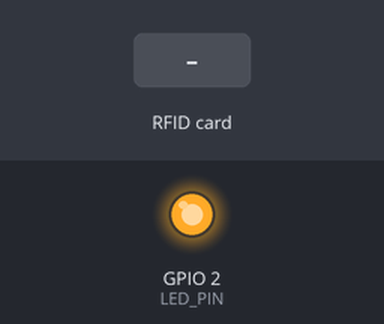
The sketch below on a simulated ESP8266 (Wemos D1 mini). Shown: output pins drawn as LEDs (lit = HIGH). The inputs (shaded band) are chosen by the test bench. WiFi joins after 1.5 s; servers stay silent unless stated; uploads are accepted with an empty reply; what the sketch prints to the serial monitor is not drawn.

Above: at 3.1 s.
3.2 s: RFID card 5E 7A 19 C4 held to the reader
At 3.6 s:
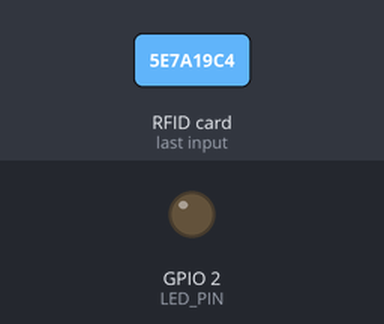
Timing chart, 0 to 6.2 s (numbered marks = the images above; inputs shaded):
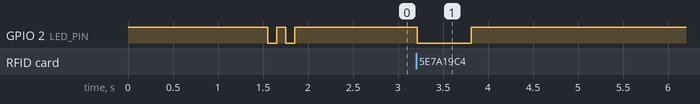

Measured:
- after the input at 3.2 s, GPIO 2 (LED_PIN): HIGH → LOW at once, → HIGH 0.60 s later

The sketch:

esp8266_rfid.ino
```cpp
/*
 * AttendEase — ESP8266 + RC522 RFID Reader
 * ─────────────────────────────────────────
 * Reads a card, POSTs the UID to the backend, blinks LED for feedback.
 *
 * Wiring (NodeMCU / Wemos D1 mini -> RC522):
 *   D8 (GPIO15) -> SDA/SS
 *   D5 (GPIO14) -> SCK
 *   D7 (GPIO13) -> MOSI
 *   D6 (GPIO12) -> MISO
 *   D3 (GPIO0)  -> RST
 *   3V3         -> 3.3V   (NOT 5V — RC522 is 3.3V only)
 *   GND         -> GND
 *
 * Libraries (Arduino IDE -> Library Manager):
 *   - "MFRC522" by GithubCommunity
 *   - ESP8266 board package (Boards Manager URL:
 *     http://arduino.esp8266.com/stable/package_esp8266com_index.json)
 */

#include <ESP8266WiFi.h>
#include <ESP8266HTTPClient.h>
#include <WiFiClientSecure.h>
#include <SPI.h>
#include <MFRC522.h>

// ── CONFIG — edit these ────────────────────────────────────────
const char* WIFI_SSID     = "YOUR_WIFI_NAME";
const char* WIFI_PASSWORD = "YOUR_WIFI_PASSWORD";

const char* SERVER_HOST   = "attendance-rfid.onrender.com";
const char* TAP_PATH      = "/api/v1/rfid/tap";
const char* API_KEY       = "YOUR_API_KEY"; // must match CAMERA_API_KEY on the server
const char* READER_ID     = "main-entrance";

// ── Pins ───────────────────────────────────────────────────────

#define SS_PIN   15   // D8
#define RST_PIN  0    // D3
#define LED_PIN  2    // onboard LED (active LOW)

MFRC522 rfid(SS_PIN, RST_PIN);

unsigned long lastKeepAlive   = 0;
const unsigned long KEEPALIVE_MS = 10UL * 60UL * 1000UL; // ping every 10 min
String lastUid                = "";
unsigned long lastTapMs       = 0;
const unsigned long DEBOUNCE_MS = 5000; // ignore same card for 5 s

void blink(int times, int ms) {
  for (int i = 0; i < times; i++) {
    digitalWrite(LED_PIN, LOW);  delay(ms);
    digitalWrite(LED_PIN, HIGH); delay(ms);
  }
}

void setup() {
  Serial.begin(115200);
  pinMode(LED_PIN, OUTPUT);
  digitalWrite(LED_PIN, HIGH);

  SPI.begin();
  rfid.PCD_Init();

  WiFi.mode(WIFI_STA);
  WiFi.begin(WIFI_SSID, WIFI_PASSWORD);
  Serial.print("Connecting to WiFi");
  while (WiFi.status() != WL_CONNECTED) {
    delay(500);
    Serial.print(".");
  }
  Serial.println("\nWiFi OK: " + WiFi.localIP().toString());
  blink(2, 100);
}

String readUid() {
  String uid = "";
  for (byte i = 0; i < rfid.uid.size; i++) {
    if (rfid.uid.uidByte[i] < 0x10) uid += "0";
    uid += String(rfid.uid.uidByte[i], HEX);
    if (i < rfid.uid.size - 1) uid += ":";
  }
  uid.toUpperCase();
  return uid;
}

// Returns HTTP status code, or -1 on connection failure
int postTap(const String& uid) {
  WiFiClientSecure client;
  client.setInsecure();              // skip TLS cert validation
  client.setTimeout(20000);          // Render free tier can be slow to wake

  HTTPClient https;
  https.setTimeout(20000);
  if (!https.begin(client, String("https://") + SERVER_HOST + TAP_PATH)) return -1;

  https.addHeader("Content-Type", "application/json");
  https.addHeader("X-Camera-Key", API_KEY);

  String body = String("{\"card_uid\":\"") + uid +
                "\",\"reader_id\":\"" + READER_ID + "\"}";
  int code = https.POST(body);
  if (code > 0) {
    Serial.printf("HTTP %d: %s\n", code, https.getString().c_str());
  } else {
    Serial.printf("POST failed: %s\n", https.errorToString(code).c_str());
  }
  https.end();
  return code;
}

void keepAlive() {
  WiFiClientSecure client;
  client.setInsecure();
  HTTPClient https;
  if (https.begin(client, String("https://") + SERVER_HOST + "/health")) {
    https.GET();
    https.end();
  }
}

void loop() {
  // Keep the Render service awake so taps respond instantly
  if (millis() - lastKeepAlive > KEEPALIVE_MS) {
    lastKeepAlive = millis();
    keepAlive();
  }

  if (!rfid.PICC_IsNewCardPresent() || !rfid.PICC_ReadCardSerial()) return;

  String uid = readUid();
  rfid.PICC_HaltA();
  rfid.PCD_StopCrypto1();

  // Debounce: same card within 5 s -> ignore
  if (uid == lastUid && millis() - lastTapMs < DEBOUNCE_MS) return;
  lastUid   = uid;
  lastTapMs = millis();

  Serial.println("Card: " + uid);
  digitalWrite(LED_PIN, LOW); // LED on while sending

  int code = postTap(uid);
  if (code == 200) {
    blink(1, 400);        // long blink = OK (clock in/out or registered)
  } else if (code == -1) {
    int retry = postTap(uid);   // one retry (server may have been waking up)
    blink(retry == 200 ? 1 : 5, retry == 200 ? 400 : 80);
  } else {
    blink(5, 80);         // rapid blinks = error (check Serial monitor)
  }
  digitalWrite(LED_PIN, HIGH);
}
```
